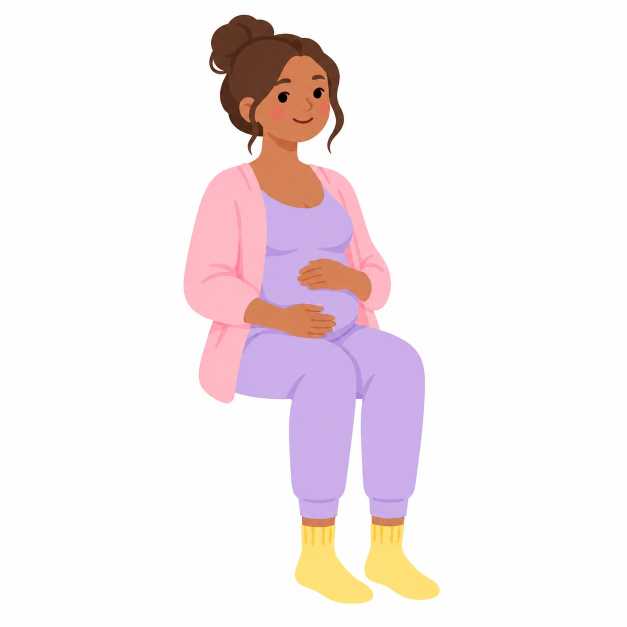
#> input picture characters/mum/ref/reference.png, 1254 x 1254 px (shown at 1/2 size)
$ python sheet.py ../out/mum_compare.png
#> lines starting #> are read from the running program, lines starting #| are printed output that depends on the picture; after the words box and inside, x2 and y2 are one past the last pixel; in counts of white or black regions, pixels touching at a corner belong together
### tools/segment.py
"""Shared segmentation: colour-classify figure pixels into material tokens.
Used by measure_ref.py (reference) and metrics.py (renders) so both are measured the same way."""
import numpy as np
from PIL import Image
from skimage import color

# Semantic seeds: rough descriptions of each material, used only to NAME k-means clusters.
SEEDS = {
    'garment':       '#c8aae8',  # lilac top + joggers
    'garmentShade':  '#b494dc',
    'cardigan':      '#ffb8c4',  # pink cardigan
    'cardiganShade': '#fa9aae',
    'skin':          '#d4805a',
    'skinShade':     '#c86c48',
    'skinLine':      '#bc5e37',  # crease/line core (derived separately, see measure_ref.derive_palette)
    'hair':          '#643828',
    'hairShade':     '#4c2818',
    'accent':        '#ffe078',  # yellow socks
    'accentShade':   '#f8c848',
    'line':          '#100404',  # eyes
    'mouth':         '#803018',
    'cheek':         '#e47258',
}
MATERIAL = {  # token -> material group
    'garment': 'garment', 'garmentShade': 'garment',
    'cardigan': 'cardigan', 'cardiganShade': 'cardigan',
    'skin': 'skin', 'skinShade': 'skin', 'skinLine': 'skin', 'cheek': 'skin',
    'hair': 'hair', 'hairShade': 'hair',
    'accent': 'sock', 'accentShade': 'sock',
    'line': 'feature', 'mouth': 'feature',
}

def hex2rgb(h):
    h = h.lstrip('#'); return np.array([int(h[i:i+2], 16) for i in (0, 2, 4)]) / 255.0

def rgb2hex(c):
    c = np.clip(np.round(np.asarray(c) * 255), 0, 255).astype(int); return '#%02x%02x%02x' % tuple(c)

def load(path):
    im = Image.open(path).convert('RGBA')
    a = np.asarray(im).astype(float) / 255.0
    rgb = a[..., :3] * a[..., 3:4] + (1 - a[..., 3:4])  # composite on white
    return rgb

def figure_mask(rgb, thr=0.07):
    from scipy import ndimage as ndi
    m = np.max(1 - rgb, axis=2) > thr
    m = ndi.binary_opening(m, iterations=1)
    lab, n = ndi.label(m)
    if n == 0: return m
    sizes = ndi.sum(m, lab, range(1, n + 1))
    keep = np.zeros(n + 1, bool); keep[1:] = sizes > 0.002 * m.sum()
    m = keep[lab]
    return ndi.binary_fill_holes(m)

# [12 lines left out: function classify, not called in this run]

def token_mask(labels, names, *tokens):
    idx = [names.index(t) for t in tokens if t in names]
    return np.isin(labels, idx)

def group_mask(labels, names, group):
    return token_mask(labels, names, *[t for t, g in MATERIAL.items() if g == group])

### tools/sheet.py
#!/usr/bin/env python3
"""Compare sheet: reference | render | 50% overlay | silhouette XOR (red = missing, blue = extra),
plus a detail row (head and hands, reference vs render) so face/hand quality can be judged.
usage: python3 tools/sheet.py [render.png] [out.png]"""
import sys, os, json
import numpy as np
from PIL import Image, ImageDraw, ImageFont
sys.path.insert(0, os.path.dirname(os.path.abspath(__file__)))
from segment import load, figure_mask
from align import align, ROOT

def font(sz):
    for p in ('/usr/share/fonts/truetype/dejavu/DejaVuSans-Bold.ttf', '/usr/share/fonts/truetype/liberation/LiberationSans-Bold.ttf'):
        if os.path.exists(p): return ImageFont.truetype(p, sz)
    return ImageFont.load_default()

def main(render=os.path.join(ROOT, 'out/mum_rest_ref.png'), out=os.path.join(ROOT, 'out/mum_compare.png')):
    # The rig is authored in the reference's pixel frame with its origin at the measured ground point, so the
    # 'ref' frame render is aligned by construction (no resampling, no ground-point estimation drift).
#> called with render = '../out/mum_compare.png', out = 'out/mum_compare.png'
    ref_p = os.path.join(ROOT, 'characters/mum/ref/reference.png')
    ref = Image.open(ref_p).convert('RGB')
#> ref is the input picture: PIL image 1254x1254 RGB; mean R, G, B 245, 235.3, 237.4
    al = Image.open(render).convert('RGB'); info = {'frame': 'reference px, origin = measured ground point'}
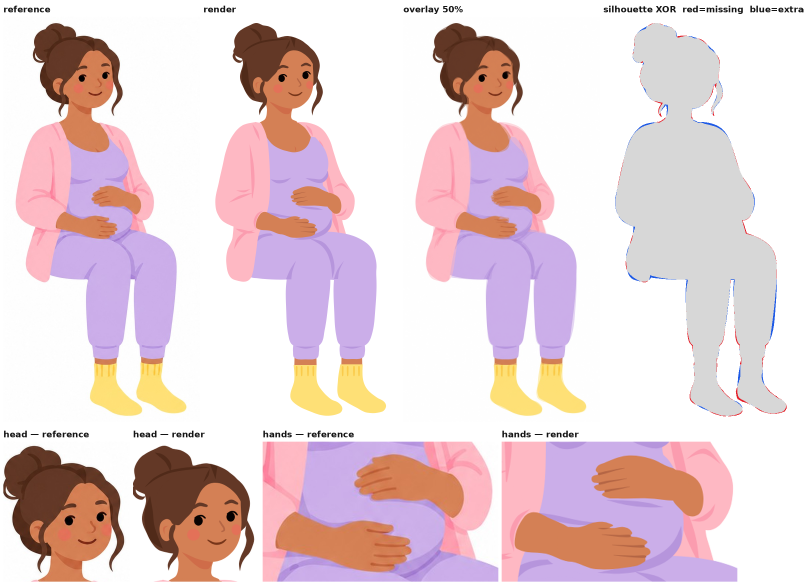
#> input picture out/mum_compare.png, 2410 x 1755 px (shown at 1/3 size)
#> in main, al is the input picture: PIL image 2410x1755 RGB; mean R, G, B 230.5, 209.1, 212.6
    rm = figure_mask(load(ref_p)); am = figure_mask(np.asarray(al).astype(float) / 255)
#> in figure_mask, `m = np.max(1 - rgb, axis=2) > thr`:
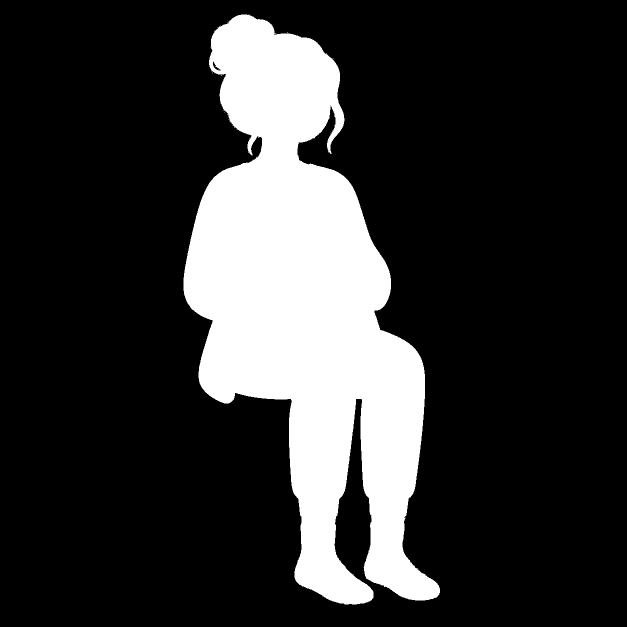
#> m: shape (1254, 1254) bool (shown at 1/2 size); 19.8% white; 18 white regions (17 under 20 px), largest, box (x1, y1, x2, y2) and area: (367, 29, 880, 1209) 310974
#> in figure_mask, `m = ndi.binary_opening(m, iterations=1)`: m: shape (1254, 1254) bool; 19.8% white; 1 white region, box (x1, y1, x2, y2) and area: (367, 29, 880, 1209) 310893
#> in figure_mask, `lab, n = ndi.label(m)`: n = 1
#> in figure_mask, `sizes = ndi.sum(m, lab, range(1, n + 1))`: sizes = [310893]
#> in figure_mask, `return ndi.binary_fill_holes(m)`: returned value: shape (1254, 1254) bool; 19.8% white; 1 white region, box (x1, y1, x2, y2) and area: (367, 29, 880, 1209) 310977
#> after `am = figure_mask(np.asarray(al).astype(float) / 255)`:
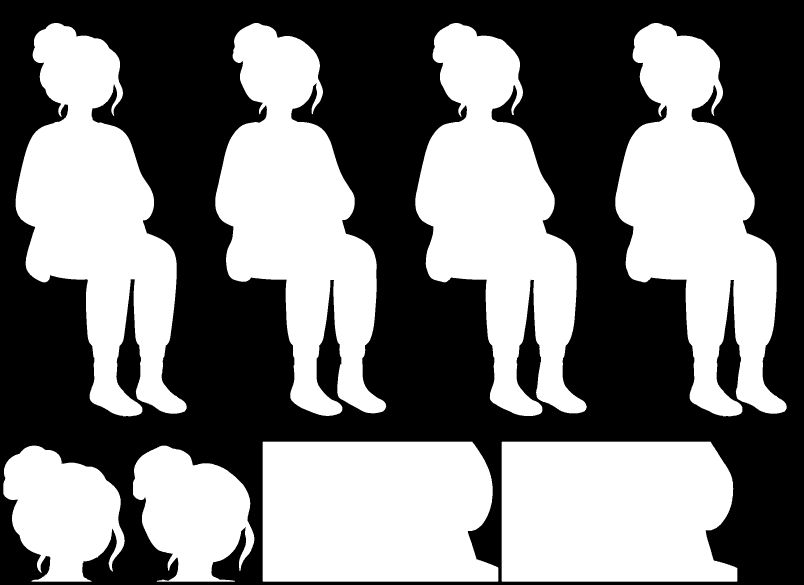
#> am: shape (1755, 2410) bool (shown at 1/3 size); 47.5% white; 8 white regions, largest, box (x1, y1, x2, y2) and area: (1846, 69, 2360, 1249) 314601, (1246, 69, 1760, 1248) 313518, (646, 69, 1159, 1248) 311678
#> (the run stopped early here; a loop or call above may not have finished)
